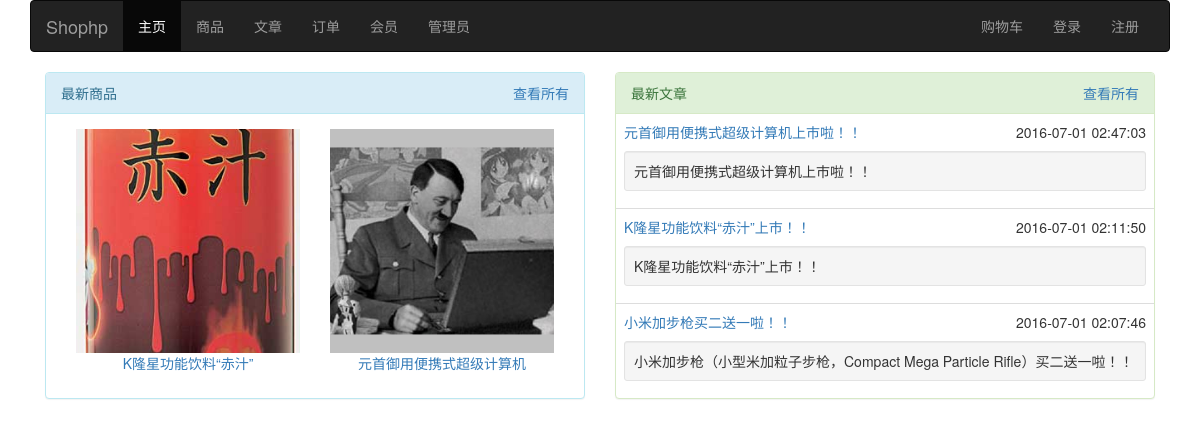
The page / on the database its author committed.
### tables this page shows
CREATE TABLE `goods` (
  `id` int(11) NOT NULL COMMENT '商品编号',
  `cid` int(11) NOT NULL COMMENT '类别编号',
  `name` varchar(100) NOT NULL COMMENT '商品名称',
  `spec` varchar(300) NOT NULL COMMENT '规格',
  `img` varchar(300) NOT NULL COMMENT '图片',
  `intro` text NOT NULL COMMENT '介绍',
  `brand` varchar(50) NOT NULL COMMENT '品牌',
  `mprice` float NOT NULL COMMENT '市场价',
  `sprice` float NOT NULL COMMENT '商城价',
  `sales` int(11) NOT NULL DEFAULT '0' COMMENT '销售量',
  `stocks` int(11) NOT NULL COMMENT '库存量',
  `views` int(11) NOT NULL DEFAULT '0' COMMENT '访问量',
  `pubtime` datetime NOT NULL DEFAULT CURRENT_TIMESTAMP COMMENT '发布时间',
  `status` int(11) NOT NULL COMMENT '状态'
);

CREATE TABLE `article` (
  `id` int(11) NOT NULL COMMENT '文章编号',
  `cid` int(11) NOT NULL COMMENT '类别编号',
  `title` varchar(200) NOT NULL COMMENT '文章标题',
  `abstract` text NOT NULL COMMENT '摘要',
  `content` text NOT NULL COMMENT '内容',
  `views` int(11) NOT NULL DEFAULT '0' COMMENT '访问量',
  `pubtime` datetime NOT NULL DEFAULT CURRENT_TIMESTAMP COMMENT '发布时间',
  `status` int(11) NOT NULL COMMENT '状态'
);

### application/controllers/Index.php (called while the page is built, shortened)
<?php
class Index extends CI_Controller
{
    public function __construct()
    {
        $this->load->model('member_model');
        $this->load->model('goods_model');
        $this->load->model('article_model');
    }
    public function index()
    {
        $data['title'] = '主页';
        $data['goods'] = $this->goods_model->get(false, 2);
        $data['article'] = $this->article_model->get(false, 3);
        $this->load->view('index', $data);
    }
}

### index.php (called while the page is built, shortened)
<?php
require_once BASEPATH.'core/CodeIgniter.php';

### application/models/Member_model.php (called while the page is built, shortened)
<?php
class Member_model extends CI_Model
{
    public function vsession()
    {
        $name = array('name' => $this->session->member);
        $row = $this->db->get_where('member', $name)->row_array();
        return 1 != $row['status'] || $row['id'] != $this->session->mid;
    }
}

### application/models/Goods_model.php (called while the page is built, shortened)
<?php
class Goods_model extends CI_Model
{
    public function get($id = false, $limit = false)
    {
        if ($id === false) {
            $this->db->select('a.*,b.name as cname');
            $this->db->join('gcate b', 'a.cid = b.id', 'left');
            $this->db->order_by('pubtime', 'DESC');
            $query = $this->db->get('goods a', $limit);
            return $query->result_array();
        }
        $query = $this->db->get_where('goods', array('id' => $id));
        return $query->row_array();
    }
}

### application/models/Article_model.php (called while the page is built, shortened)
<?php
class Article_model extends CI_Model
{
    public function get($id = false, $limit = false)
    {
        if ($id === false) {
            $this->db->select('a.*,b.name');
            $this->db->join('acate b', 'a.cid = b.id', 'left');
            $this->db->order_by('pubtime', 'DESC');
            $query = $this->db->get('article a', $limit);
            return $query->result_array();
        }
        $query = $this->db->get_where('article', array('id' => $id));
        return $query->row_array();
    }
}

### application/views/index.php (the view, shortened to what this page needs)
<!DOCTYPE html>
<html lang="en">
<head>
    <link href="<?=base_url('css/bootstrap.min.css')?>" rel="stylesheet">
    <link href="<?=base_url('css/shophp.css')?>" rel="stylesheet">
</head>
<body>
    <div class="container">
        <nav class="navbar navbar-inverse">
            <div class="container-fluid">
                <div class="navbar-header">
                    <a class="navbar-brand" href="<?=site_url()?>"><?=$this->config->item('title')?></a>
                </div>
                <div class="collapse navbar-collapse" id="navbar-collapse">
                    <ul class="nav navbar-nav">
                        <li class="active"><a href="<?=site_url()?>">主页<span class="sr-only">(current)</span></a></li>
                        <li><a href="<?=site_url('gcate')?>">商品</a></li>
                        <li><a href="<?=site_url('acate')?>">文章</a></li>
                        <li><a href="<?=site_url('oform')?>">订单</a></li>
                        <li><a href="<?=site_url('member')?>">会员</a></li>
                        <li><a href="<?=site_url('admin/admin')?>">管理员</a></li>
                    </ul>
                    <ul class="nav navbar-nav navbar-right">
                        <li><a href="<?=site_url('cart')?>">购物车</a></li>
						<?php if ($this->member_model->vsession()): ?>
                        <li><a href="<?=site_url('login')?>">登录</a></li>
                        <li><a href="<?=site_url('reg')?>">注册</a></li>
							<?php else: ?>
                        <li><a><?=$this->session->member?></a></li>
                        <li><a href="<?=site_url('logout')?>">退出</a></li>
					<?php endif; ?>
                    </ul>
                </div>
            </div>
        </nav>
		<div class="col-sm-12 col-md-6">
		<div class="panel panel-info">
		  <div class="panel-heading">最新商品<a class="pull-right" href="<?=site_url('gcate')?>">查看所有</a></div>
		  <div class="panel-body">
			  <?php foreach ($goods as $a): ?>
		  		<div class="col-xs-12 col-sm-6 text-center">
					<a href="<?=site_url('goods/index/'.$a['id'])?>">
					<div class="image">
					<img src="<?=base_url($a['img'])?>" class="img-responsive">
					</div>
					<p><?=$a['name']?></p>
					</a>
				</div>
				<?php endforeach; ?>
		</div>
		</div>
		</div>
		<div class="col-sm-12 col-md-6">
		<div class="panel panel-success">
		  <div class="panel-heading">最新文章<a class="pull-right" href="<?=site_url('acate')?>">查看所有</a></div>
  			<table class="table">
			  <?php foreach ($article as $a): ?>
		  		<tr><td><a href="<?=site_url('article/index/'.$a['id'])?>"><?=$a['title']?></a>
					<span class="pull-right"><?=$a['pubtime']?></span>
					<div class="well well-sm"><?=$a['abstract']?></div>
				</td></tr>
				<?php endforeach; ?>
  		  	</table>
		</div>
		</div>
    </div>
</body>
</html>

### css/shophp.css (style rules this page uses)
.image { position:relative; overflow:hidden; padding-bottom:100%; background-color: silver; }
.image img { position:absolute; top: 50%; left: 50%; transform: translateX(-50%) translateY(-50%); }
.well-sm { margin-top: 9px; margin-bottom: 9px; }

### rows shown on the page
goods: img (picture), name "K隆星功能饮料“赤汁”"
goods: img (picture), name "元首御用便携式超级计算机"
article: title "元首御用便携式超级计算机上市啦！！", pubtime "2016-07-01 02:47:03", abstract "元首御用便携式超级计算机上市啦！！"
article: title "K隆星功能饮料“赤汁”上市！！", pubtime "2016-07-01 02:11:50", abstract "K隆星功能饮料“赤汁”上市！！"
article: title "小米加步枪买二送一啦！！", pubtime "2016-07-01 02:07:46", abstract "小米加步枪（小型米加粒子步枪，Compact Mega Particle Rifle）买二送一啦！！"

### other values the page prints
$this->config->item('title') "Shophp"
